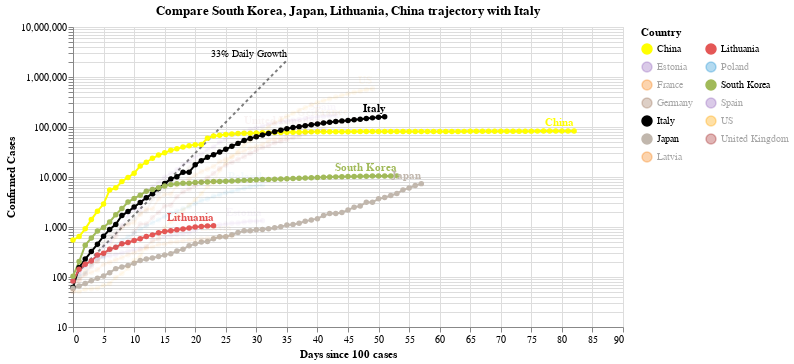

Source (notebook cell):
### Code cell
#hide_input
chart3 = make_since_chart(['South Korea', 'Japan', 'Lithuania', 'China'])
chart3

### Figure 1 — Vega-Lite specification as saved in the notebook (floating-point values rounded to 4 significant figures; data arrays with more than 128 entries replaced by an {"elided": "..."} marker saying what was removed)
{"config": {"view": {"continuousWidth": 400, "continuousHeight": 300}}, "layer": [{"mark": {"type": "line", "color": "black", "opacity": 0.5, "strokeDash": [3, 3]}, "encoding": {"x": {"type": "quantitative", "field": "Days since 100 cases"}, "y": {"type": "quantitative", "field": "Confirmed Cases"}}}, {"mark": {"type": "text", "align": "right", "dy": -6, "fontSize": 10, "text": "33% Daily Growth"}, "encoding": {"x": {"type": "quantitative", "field": "Days since 100 cases"}, "y": {"type": "quantitative", "field": "Confirmed Cases"}}, "transform": [{"filter": "(datum['Days since 100 cases'] >= 35)"}]}, {"data": {"name": "data-ec4ca3640571ff221ba982510ee2d8e8"}, "mark": {"type": "line", "point": true}, "encoding": {"color": {"type": "nominal", "field": "Country", "legend": {"columns": 2}, "scale": {"domain": ["China", "Estonia", "France", "Germany", "Italy", "Japan", "Latvia", "Lithuania", "Poland", "South Korea", "Spain", "US", "United Kingdom"], "range": ["yellow", "#9467bd", "#F58518", "#9D755D", "black", "#C1B7AD", "#F58518", "#E45756", "#2495D3", "#A1BA59", "#9467bd", "orange", "brown"]}}, "opacity": {"condition": {"value": 1, "selection": "selector001"}, "value": 0.05}, "tooltip": [{"type": "nominal", "field": "Country"}, {"type": "temporal", "field": "Date"}, {"type": "quantitative", "field": "Confirmed Cases"}, {"type": "quantitative", "field": "Days since 100 cases"}], "x": {"type": "quantitative", "field": "Days since 100 cases"}, "y": {"type": "quantitative", "field": "Confirmed Cases", "scale": {"type": "log"}}}, "selection": {"selector001": {"type": "multi", "fields": ["Country"], "bind": "legend", "init": [{"Country": "South Korea"}, {"Country": "Japan"}, {"Country": "Lithuania"}, {"Country": "China"}, {"Country": "Italy"}]}}, "width": 550}, {"data": {"name": "data-ec4ca3640571ff221ba982510ee2d8e8"}, "mark": {"type": "text", "align": "right", "dy": -8, "fontWeight": "bold"}, "encoding": {"color": {"type": "nominal", "field": "Country", "legend": {"columns": 2}, "scale": {"domain": ["China", "Estonia", "France", "Germany", "Italy", "Japan", "Latvia", "Lithuania", "Poland", "South Korea", "Spain", "US", "United Kingdom"], "range": ["yellow", "#9467bd", "#F58518", "#9D755D", "black", "#C1B7AD", "#F58518", "#E45756", "#2495D3", "#A1BA59", "#9467bd", "orange", "brown"]}}, "opacity": {"condition": {"value": 1, "selection": "selector001"}, "value": 0.05}, "text": {"type": "nominal", "field": "Country"}, "tooltip": [{"type": "nominal", "field": "Country"}, {"type": "temporal", "field": "Date"}, {"type": "quantitative", "field": "Confirmed Cases"}, {"type": "quantitative", "field": "Days since 100 cases"}], "x": {"type": "quantitative", "field": "Days since 100 cases"}, "y": {"type": "quantitative", "field": "Confirmed Cases", "scale": {"type": "log"}}}, "transform": [{"filter": "(datum['Date'] >= 1586736000000)"}], "width": 550}], "data": {"name": "data-c1a3bbf4dd040f2e7e8e7a69520e3c2a"}, "title": "Compare South Korea, Japan, Lithuania, China trajectory with Italy", "$schema": "https://vega.github.io/schema/vega-lite/v4.0.2.json", "datasets": {"data-c1a3bbf4dd040f2e7e8e7a69520e3c2a": [{"Days since 100 cases": 0, "Confirmed Cases": 100.0}, {"Days since 100 cases": 1, "Confirmed Cases": 133.0}, {"Days since 100 cases": 2, "Confirmed Cases": 176.9}, {"Days since 100 cases": 3, "Confirmed Cases": 235.3}, {"Days since 100 cases": 4, "Confirmed Cases": 312.9}, {"Days since 100 cases": 5, "Confirmed Cases": 416.2}, {"Days since 100 cases": 6, "Confirmed Cases": 553.5}, {"Days since 100 cases": 7, "Confirmed Cases": 736.1}, {"Days since 100 cases": 8, "Confirmed Cases": 979.1}, {"Days since 100 cases": 9, "Confirmed Cases": 1302.0}, {"Days since 100 cases": 10, "Confirmed Cases": 1732.0}, {"Days since 100 cases": 11, "Confirmed Cases": 2303.0}, {"Days since 100 cases": 12, "Confirmed Cases": 3064.0}, {"Days since 100 cases": 13, "Confirmed Cases": 4074.0}, {"Days since 100 cases": 14, "Confirmed Cases": 5419.0}, {"Days since 100 cases": 15, "Confirmed Cases": 7207.0}, {"Days since 100 cases": 16, "Confirmed Cases": 9586.0}, {"Days since 100 cases": 17, "Confirmed Cases": 12750.0}, {"Days since 100 cases": 18, "Confirmed Cases": 16960.0}, {"Days since 100 cases": 19, "Confirmed Cases": 22550.0}, {"Days since 100 cases": 20, "Confirmed Cases": 29990.0}, {"Days since 100 cases": 21, "Confirmed Cases": 39890.0}, {"Days since 100 cases": 22, "Confirmed Cases": 53060.0}, {"Days since 100 cases": 23, "Confirmed Cases": 70560.0}, {"Days since 100 cases": 24, "Confirmed Cases": 93850.0}, {"Days since 100 cases": 25, "Confirmed Cases": 124800.0}, {"Days since 100 cases": 26, "Confirmed Cases": 166000.0}, {"Days since 100 cases": 27, "Confirmed Cases": 220800.0}, {"Days since 100 cases": 28, "Confirmed Cases": 293700.0}, {"Days since 100 cases": 29, "Confirmed Cases": 390600.0}, {"Days since 100 cases": 30, "Confirmed Cases": 519500.0}, {"Days since 100 cases": 31, "Confirmed Cases": 690900.0}, {"Days since 100 cases": 32, "Confirmed Cases": 918900.0}, {"Days since 100 cases": 33, "Confirmed Cases": 1222000.0}, {"Days since 100 cases": 34, "Confirmed Cases": 1625000.0}, {"Days since 100 cases": 35, "Confirmed Cases": 2162000.0}], "data-ec4ca3640571ff221ba982510ee2d8e8": {"elided": "589 records"}}}
